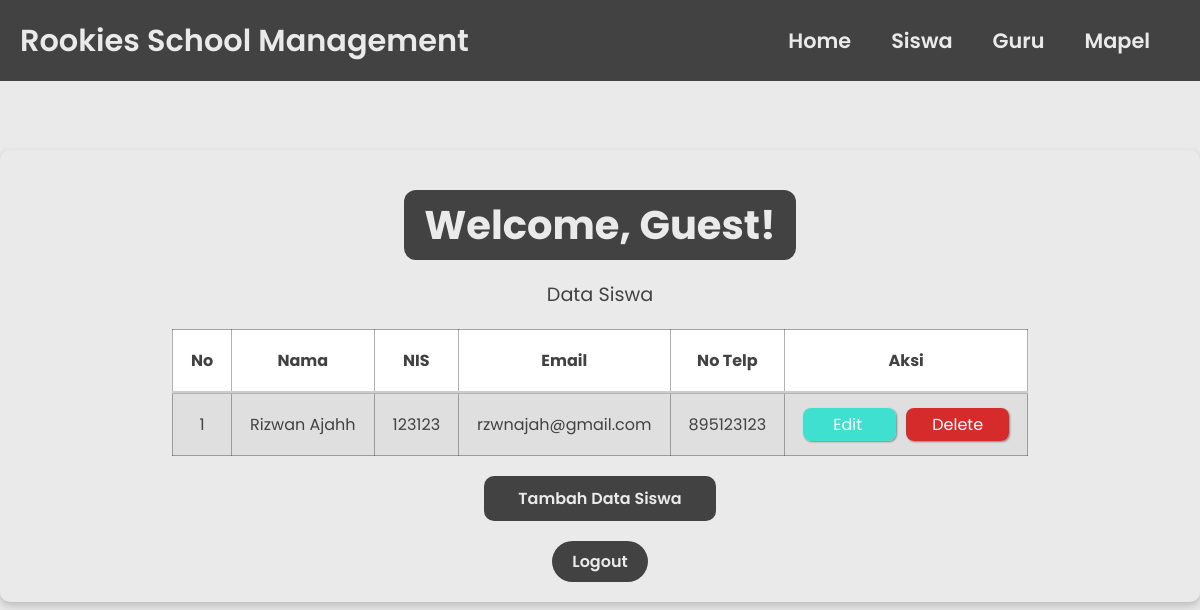
Before: /siswa.php with the older database file.
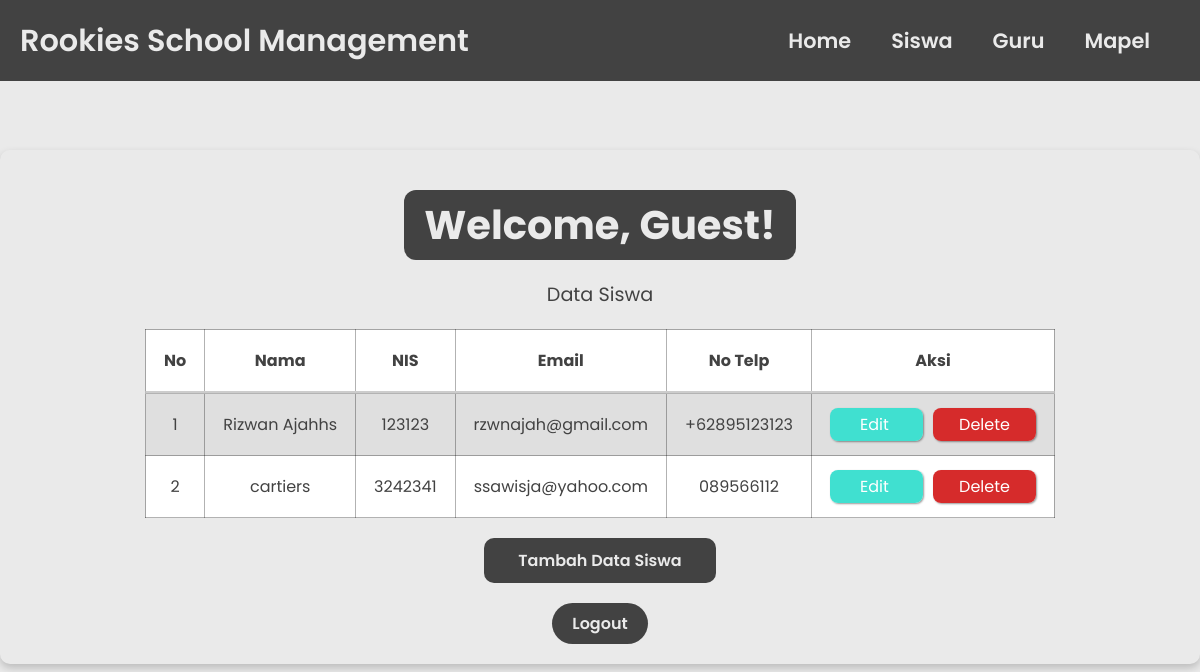
After: the same page with the newer database file.
### tables this page shows
CREATE TABLE `siswa` (
  `id` int(11) NOT NULL AUTO_INCREMENT,
  `nama` varchar(255) NOT NULL,
  `nis` int(100) NOT NULL,
  `email` varchar(255) NOT NULL,
  `no_telp` varchar(100) NOT NULL,
  PRIMARY KEY (`id`)
);

### functions.php (called while the page is built, shortened)
<?php
$host_db    = "localhost";
$user_db    = "root";
$pass_db    = "";
$nama_db    = "sekolah";
$conn    = mysqli_connect($host_db, $user_db, $pass_db, $nama_db);
function query($query) {
  global $conn;
  $result = mysqli_query($conn, $query);
  $rows = [];
  while ( $row = mysqli_fetch_assoc($result) ) {
    $rows[] = $row;
  }
  return $rows;
}
?>

### siswa.php (the view, shortened to what this page needs)
<?php
require "functions.php";
$siswa = query("SELECT * FROM siswa");
if (!isset($_SESSION['session_username'])) {
    $username = "Guest";
} else {
    $username = htmlspecialchars($_SESSION['session_username']);
}
?>
<!DOCTYPE html>
<html lang="en">
<head>
  <link rel="stylesheet" href="css-file/anggota.css">
</head>
<body>
  <header>
    <div class="brand">Rookies School Management</div>
    <nav>
      <ul>
        <li><a href="anggota.php">Home</a></li>
        <li><a href="siswa.php">Siswa</a></li>
        <li><a href="guru.php">Guru</a></li>
        <li><a href="mapel.php">Mapel</a></li>
      </ul>
    </nav>
  </header>
  <div class="container">
    <h1 class="welcome">Welcome, <?php echo $username; ?>!</h1>
    <p>Data Siswa</p>
    <table border="1" cellpadding="10" cellspacing="0">
      <tr>
        <th>No</th>
        <th>Nama</th>
        <th>NIS</th>
        <th>Email</th>
        <th>No Telp</th>
        <th>Aksi</th>
      </tr>
      <?php $i = 1; ?>
      <?php foreach( $siswa as $s ) : ?>
      <tr>
        <td><?= $i; ?></td>
        <td><?= $s["nama"]; ?></td>
        <td><?= $s["nis"]; ?></td>
        <td><?= $s["email"]; ?></td>
        <td><?= $s["no_telp"]; ?></td>
        <td><a class="edit-btn" href="update.php?tabel=siswa&id=<?= $s["id"]; ?>">Edit </a> <a class="delete-btn"
            href="delete.php?tabel=siswa&id=<?= $s['id']; ?>">Delete</a></td>
      </tr>
      <?php $i++; ?>
      <?php endforeach; ?>
    </table>
    <a class="add-user" href="create.php?tabel=siswa">Tambah Data Siswa</a>
    <div class="logout-link">
      <form action="<?php echo htmlspecialchars($_SERVER['PHP_SELF']); ?>" method="post">
        <input type="submit" name="logout" class="btn" value="Logout">
      </form>
    </div>
  </div>
</body>
</html>

Changed rows visible on the page:
changed siswa "rzwnajah@gmail.com": nama "Rizwan Ajahh" → "Rizwan Ajahhs"; no_telp "895123123" → "+62895123123"
added siswa: nama "cartiers", nis "3242341", email "ssawisja@yahoo.com", no_telp "089566112"
